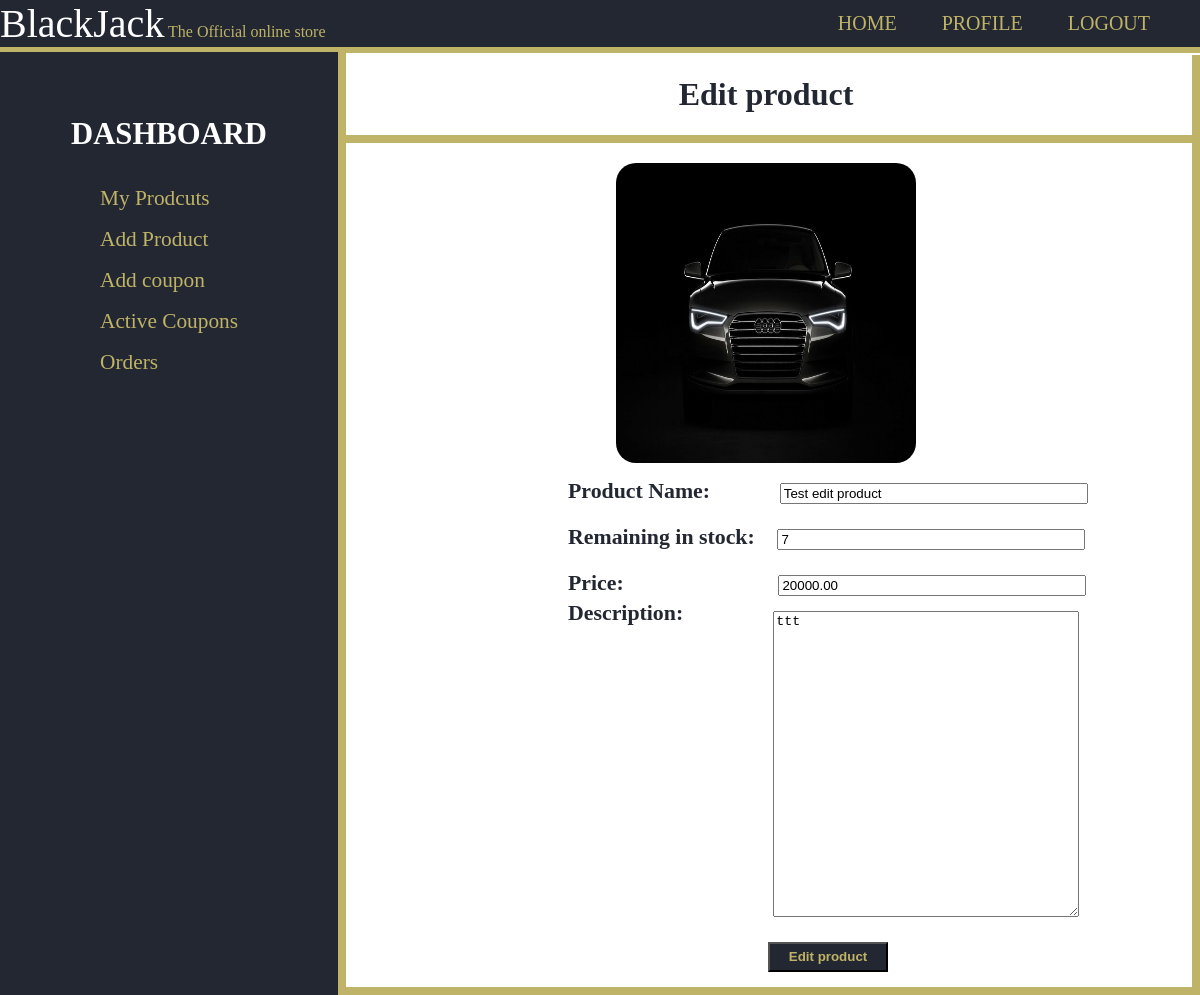
/shop/editproduct/6c910fb6-8aa9-46cc-8137-579d4492eaa4/ (signed in), run on an earlier commit of the app's database.
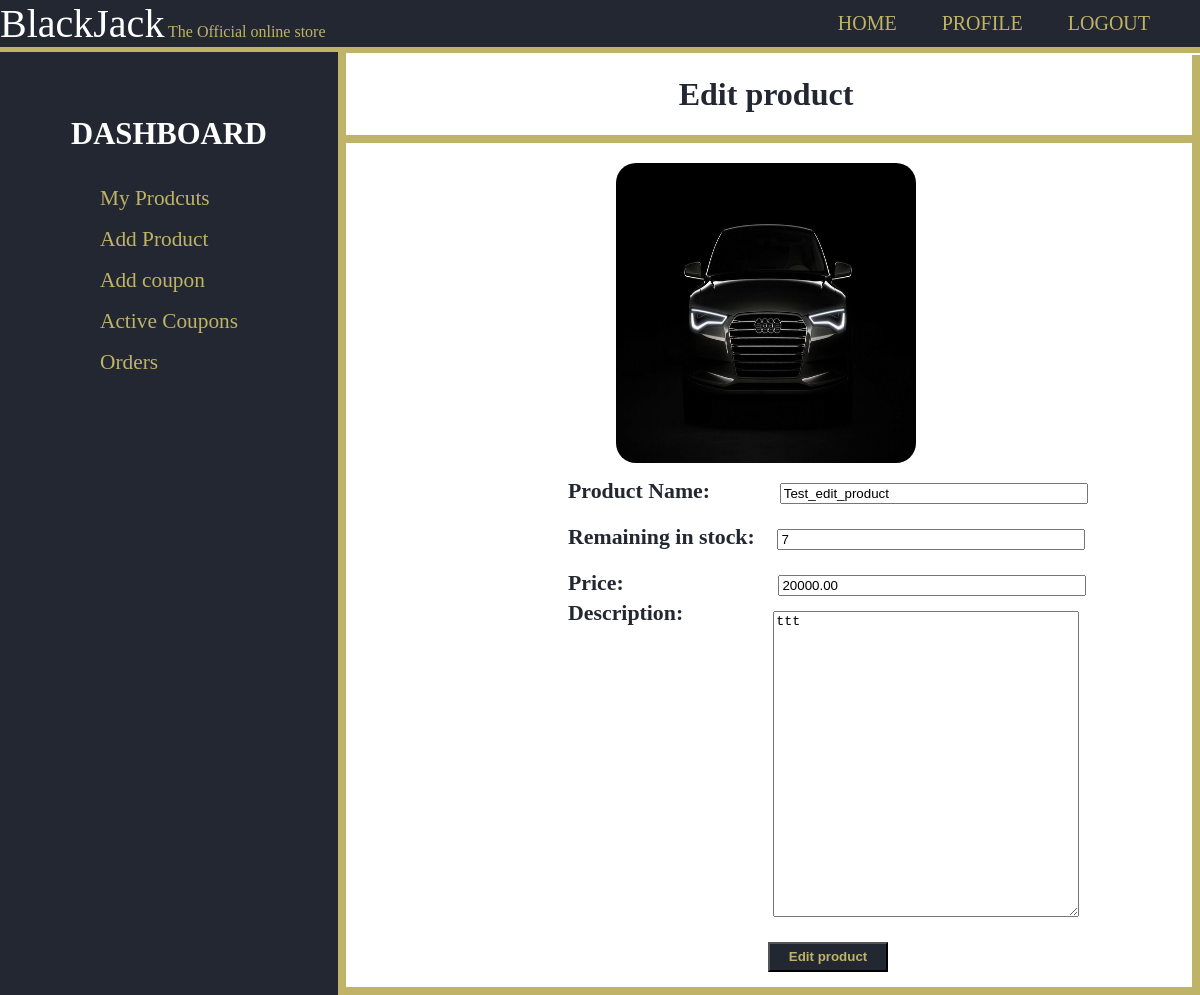
And on a later commit of the database.
### products/models.py (models this page shows, shortened)
class Product(models.Model):
    id = models.UUIDField(primary_key=True, default=uuid.uuid4, editable=False)
    name = models.CharField(max_length=100)
    price = models.DecimalField(max_digits=7,decimal_places=2)
    description = models.TextField(blank=True)
    remaininginstock = models.PositiveSmallIntegerField(default=1)
    featured = models.BooleanField(default=False)
    image = models.ImageField(null=True,blank=True,upload_to='product_images/')
    shop = models.ForeignKey('shop.Shop',on_delete=models.CASCADE)
    reviews = models.ManyToManyField(Review, blank=True, related_name="reviews")

### shop/views.py (the view, shortened to what this page needs)
# urls.py: path('editproduct/<str:productid>/', views.editproduct, name='editproduct'),
@login_required
def editproduct(request, productid):
    if request.method == "GET":
        return render(request,'shop/EditProduct.html',{
            'product':Product.objects.get(id=productid)
        })

### shop/templates/shop/EditProduct.html (shortened to what this page needs)
{% extends 'shop/layout.html' %}
{% block name %}Edit product{% endblock %}
{% block body %}
  <div id="info_edit">
    <div id="product_image">
        <img src="{{ product.image.url}}" alt="{{product.name}}" height="300" width="300" style="border-radius: 20px;">
    </div>
    <div class="edit_product">
        <form action="{% url 'editproduct' product.id %}" method="POST">
          <div>
            <h3>Product Name:</h3>
            <input type="text" value="{{product.name}}" name="product" style="margin-left: 65px;">
          </div>
          <div>
            <h3>Remaining in stock:</h3>
            <input type="number" value="{{product.remaininginstock}}" name="remaining_in_stock" style="margin-left: 18px;">
          </div>
          <div>
            <h3>Price:</h3>
            <input type="number" step="10" value="{{product.price}}" name="price" style="margin-left: 150px;">
          </div>
          <div style="display:flex; flex-wrap:wrap;">
            <h3 style="display: inline-block; margin: 0px;padding: 0px;">Description:</h3>
            <textarea name="description" style="margin: 10px 90px;">{{product.description}}</textarea>
          </div>
          <input type="submit" value="Edit product">
        </form>
      </div>
  </div>
{% endblock %}

What changed in the data, as far as the page shows it:
changed Product "ttt": product "Test edit product" → "Test_edit_product"
